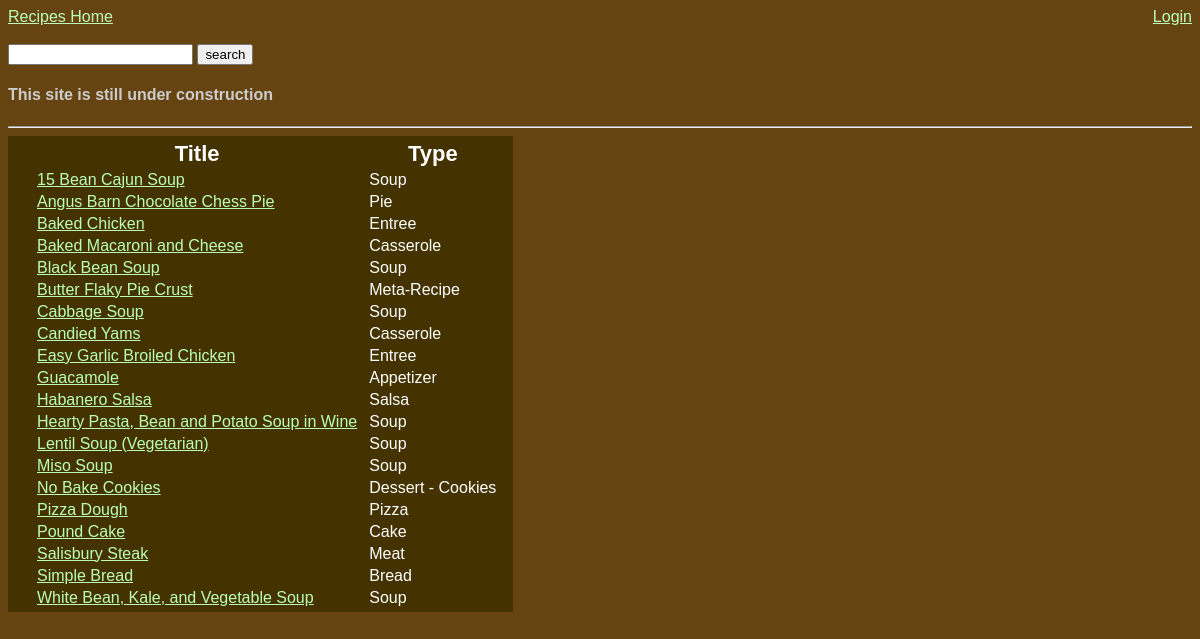
The page / on the database its author committed.
### tables this page shows
CREATE TABLE `recipes` (
  `indx` int(10) NOT NULL AUTO_INCREMENT,
  `title` varchar(100) DEFAULT NULL,
  `user` varchar(50) DEFAULT NULL,
  `type` varchar(100) DEFAULT NULL,
  `imageLocation` varchar(500) DEFAULT NULL,
  `ingredients` varchar(5000) DEFAULT NULL,
  `directions` varchar(5000) DEFAULT NULL,
  PRIMARY KEY (`indx`)
);

### auth.php (called while the page is built, shortened)
<?php
class User {
    var $loggedIn = false;
    function checkLoggedIn() {
        return $this->loggedIn;
    }
}
?>

### index.php (the view, shortened to what this page needs)
<?php
    include("header.php");
    $result = mysql_query("select * from recipes order by title");
    echo "<table>";
    echo "<th></th><th>Title</th><th>Type</th>";
    while($row = mysql_fetch_array($result)){
        echo "<tr><td>";
        echo "</td>
            <td><a href=\"showForm.php?indx=".$row['indx']."\">".$row['title']."</a></td>
            <td>".$row['type']."</td>
            </tr>";
    }
    echo '</table>';
    include("footer.php");
?>

### header.php (shortened to what this page needs)
<?php
    include("auth.php");
    echo "
        <!DOCTYPE HTML>
            <head>
                <title>Recipes</title>
                <link rel=\"stylesheet\" type=\"text/css\" href=\"recipestyle.css\" />
            </head>
            <body>
        ";
    if(isset($_SESSION['currentUser']) && $_SESSION['currentUser']->checkLoggedIn()){
        $_SESSION['currentUser']->dbConnect();
        echo "
            <div style=\"float:right;\">
            <a href=\"addRecipe.php\">New Recipe</a> |
            <a href=\"editUser.php\">Edit Account</a> |
            <a href=\"logout.php\">Logout</a><br /><br />
            You are logged in as ".$_SESSION['currentUser']->username;
        if($_SESSION['currentUser']->userlevel==1){
            echo '<br /><br />
                Welcome, '.$_SESSION['currentUser']->firstname.'.
                <a href="admin.php">Admin Home</a>
                ';
        }
        echo '</div>';
    }else {
        echo "
            <div style=\"float:right;\">
            <a href=\"login.php\">Login</a><br /><br />
            </div>
            ";
    }
    echo "<a href=\".\">Recipes Home</a><br /><br />";
    echo "
        <form action=\"searchRecipes.php\" method=\"get\">
            <input type=\"text\" name=\"searchfield\" value=\"".$_GET['searchfield']."\"; ?>
        <input type=\"submit\" value=\"search\" />
        </form>
        ";
    echo "<h4>This site is still under construction</h4><hr />";
?>

### footer.php (shortened to what this page needs)
    </body>
</html>

### recipestyle.css (style rules this page uses)
body { background-color:#641; color:#ccc; font-size:16px; font-family:helvetica, sans-serif; }
a:link { color:#bfb; }
table { background-color:#430; color:#fff; padding:2px 10px 2px 10px; }
td { padding-left:5px; padding-right:5px; }
th { font-size:22px; }
form { display:inline; }

### rows shown on the page
recipes: title "15 Bean Cajun Soup", type "Soup"
recipes: title "Angus Barn Chocolate Chess Pie", type "Pie"
recipes: title "Baked Chicken", type "Entree"
recipes: title "Baked Macaroni and Cheese", type "Casserole"
recipes: title "Black Bean Soup", type "Soup"
recipes: title "Butter Flaky Pie Crust", type "Meta-Recipe"
recipes: title "Cabbage Soup", type "Soup"
recipes: title "Candied Yams", type "Casserole"
recipes: title "Easy Garlic Broiled Chicken", type "Entree"
recipes: title "Guacamole", type "Appetizer"
recipes: title "Habanero Salsa", type "Salsa"
recipes: title "Hearty Pasta, Bean and Potato Soup in Wine", type "Soup"
recipes: title "Lentil Soup (Vegetarian)", type "Soup"
recipes: title "Miso Soup", type "Soup"
recipes: title "No Bake Cookies", type "Dessert - Cookies"
recipes: title "Pizza Dough", type "Pizza"
recipes: title "Pound Cake", type "Cake"
recipes: title "Salisbury Steak", type "Meat"
recipes: title "Simple Bread", type "Bread"
recipes: title "White Bean, Kale, and Vegetable Soup", type "Soup"
